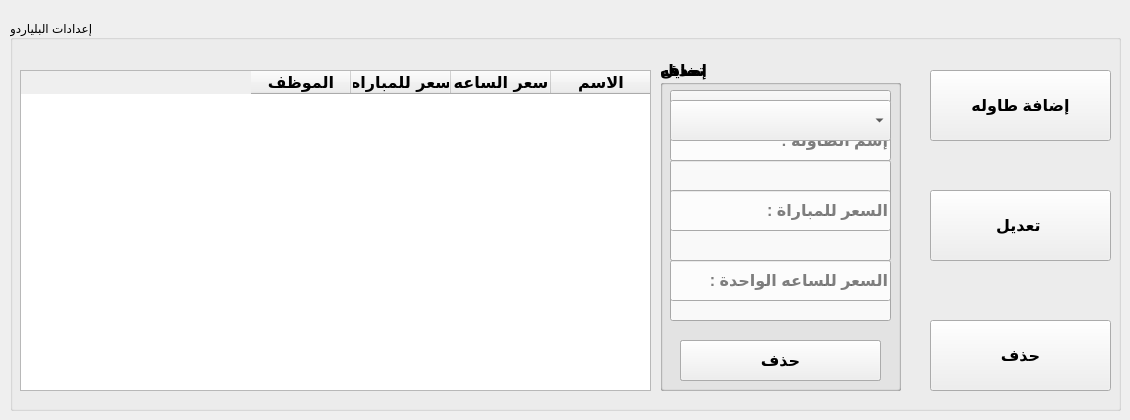
      <widget class="QWidget" name="tab_7">
       <attribute name="title">
        <string>إعدادات البلياردو</string>
       </attribute>
       <widget class="QGroupBox" name="groupBox_13">
        <property name="geometry">
         <rect>
          <x>10</x>
          <y>20</y>
          <width>1111</width>
          <height>391</height>
         </rect>
        </property>
        <property name="title">
         <string>إعدادات البلياردو</string>
        </property>
        <widget class="QPushButton" name="pushButton_12">
         <property name="geometry">
          <rect>
           <x>920</x>
           <y>300</y>
           <width>181</width>
           <height>71</height>
          </rect>
         </property>
         <property name="font">
          <font>
           <family>Segoe UI</family>
           <pointsize>12</pointsize>
           <weight>75</weight>
           <bold>true</bold>
          </font>
         </property>
         <property name="text">
          <string>حذف</string>
         </property>
        </widget>
        <widget class="QPushButton" name="pushButton_23">
         <property name="geometry">
          <rect>
           <x>920</x>
           <y>50</y>
           <width>181</width>
           <height>71</height>
          </rect>
         </property>
         <property name="font">
          <font>
           <family>Segoe UI</family>
           <pointsize>12</pointsize>
           <weight>75</weight>
           <bold>true</bold>
          </font>
         </property>
         <property name="text">
          <string>إضافة طاوله</string>
         </property>
        </widget>
        <widget class="QGroupBox" name="groupBox_14">
         <property name="geometry">
          <rect>
           <x>650</x>
           <y>40</y>
           <width>241</width>
           <height>331</height>
          </rect>
         </property>
         <property name="font">
          <font>
           <family>Segoe UI</family>
           <pointsize>12</pointsize>
           <weight>75</weight>
           <bold>true</bold>
          </font>
         </property>
         <property name="title">
          <string>تعديل</string>
         </property>
         <widget class="QLineEdit" name="lineEdit_27">
          <property name="geometry">
           <rect>
            <x>10</x>
            <y>100</y>
            <width>221</width>
            <height>41</height>
           </rect>
          </property>
          <property name="font">
           <font>
            <family>Segoe UI</family>
            <pointsize>12</pointsize>
            <weight>75</weight>
            <bold>true</bold>
           </font>
          </property>
          <property name="text">
           <string/>
          </property>
          <property name="placeholderText">
           <string/>
          </property>
         </widget>
         <widget class="QLineEdit" name="lineEdit_28">
          <property name="geometry">
           <rect>
            <x>10</x>
            <y>160</y>
            <width>221</width>
            <height>41</height>
           </rect>
          </property>
          <property name="font">
           <font>
            <family>Segoe UI</family>
            <pointsize>12</pointsize>
            <weight>75</weight>
            <bold>true</bold>
           </font>
          </property>
          <property name="text">
           <string/>
          </property>
          <property name="placeholderText">
           <string/>
          </property>
         </widget>
         <widget class="QLineEdit" name="lineEdit_29">
          <property name="geometry">
           <rect>
            <x>10</x>
            <y>220</y>
            <width>221</width>
            <height>41</height>
           </rect>
          </property>
          <property name="font">
           <font>
            <family>Segoe UI</family>
            <pointsize>12</pointsize>
            <weight>75</weight>
            <bold>true</bold>
           </font>
          </property>
          <property name="text">
           <string/>
          </property>
          <property name="readOnly">
           <bool>false</bool>
          </property>
          <property name="placeholderText">
           <string/>
          </property>
         </widget>
         <widget class="QPushButton" name="pushButton_24">
          <property name="geometry">
           <rect>
            <x>20</x>
            <y>280</y>
            <width>201</width>
            <height>41</height>
           </rect>
          </property>
          <property name="text">
           <string>تعديل</string>
          </property>
         </widget>
         <widget class="QComboBox" name="comboBox_10">
          <property name="geometry">
           <rect>
            <x>10</x>
            <y>30</y>
            <width>221</width>
            <height>41</height>
           </rect>
          </property>
         </widget>
        </widget>
        <widget class="QPushButton" name="pushButton_25">
         <property name="geometry">
          <rect>
           <x>920</x>
           <y>170</y>
           <width>181</width>
           <height>71</height>
          </rect>
         </property>
         <property name="font">
          <font>
           <family>Segoe UI</family>
           <pointsize>12</pointsize>
           <weight>75</weight>
           <bold>true</bold>
          </font>
         </property>
         <property name="text">
          <string>تعديل </string>
         </property>
        </widget>
        <widget class="QGroupBox" name="groupBox_15">
         <property name="geometry">
          <rect>
           <x>650</x>
           <y>40</y>
           <width>241</width>
           <height>331</height>
          </rect>
         </property>
         <property name="font">
          <font>
           <family>Segoe UI</family>
           <pointsize>12</pointsize>
           <weight>75</weight>
           <bold>true</bold>
          </font>
         </property>
         <property name="title">
          <string>إضافه</string>
         </property>
         <widget class="QLineEdit" name="lineEdit_31">
          <property name="geometry">
           <rect>
            <x>10</x>
            <y>60</y>
            <width>221</width>
            <height>41</height>
           </rect>
          </property>
          <property name="font">
           <font>
            <family>Segoe UI</family>
            <pointsize>12</pointsize>
            <weight>75</weight>
            <bold>true</bold>
           </font>
          </property>
          <property name="text">
           <string/>
          </property>
          <property name="placeholderText">
           <string>إسم الطاوله :</string>
          </property>
         </widget>
         <widget class="QLineEdit" name="lineEdit_32">
          <property name="geometry">
           <rect>
            <x>10</x>
            <y>130</y>
            <width>221</width>
            <height>41</height>
           </rect>
          </property>
          <property name="font">
           <font>
            <family>Segoe UI</family>
            <pointsize>12</pointsize>
            <weight>75</weight>
            <bold>true</bold>
           </font>
          </property>
          <property name="text">
           <string/>
          </property>
          <property name="placeholderText">
           <string>السعر للمباراة :</string>
          </property>
         </widget>
         <widget class="QLineEdit" name="lineEdit_33">
          <property name="geometry">
           <rect>
            <x>10</x>
            <y>200</y>
            <width>221</width>
            <height>41</height>
           </rect>
          </property>
          <property name="font">
           <font>
            <family>Segoe UI</family>
            <pointsize>12</pointsize>
            <weight>75</weight>
            <bold>true</bold>
           </font>
          </property>
          <property name="text">
           <string/>
          </property>
          <property name="placeholderText">
           <string>السعر للساعه الواحدة :</string>
          </property>
         </widget>
         <widget class="QPushButton" name="pushButton_26">
          <property name="geometry">
           <rect>
            <x>20</x>
            <y>280</y>
            <width>201</width>
            <height>41</height>
           </rect>
          </property>
          <property name="text">
           <string>إضافه</string>
          </property>
         </widget>
        </widget>
        <widget class="QGroupBox" name="groupBox_16">
         <property name="geometry">
          <rect>
           <x>650</x>
           <y>40</y>
           <width>241</width>
           <height>331</height>
          </rect>
         </property>
         <property name="font">
          <font>
           <family>Segoe UI</family>
           <pointsize>12</pointsize>
           <weight>75</weight>
           <bold>true</bold>
          </font>
         </property>
         <property name="title">
          <string>حذف</string>
         </property>
         <widget class="QPushButton" name="pushButton_27">
          <property name="geometry">
           <rect>
            <x>20</x>
            <y>280</y>
            <width>201</width>
            <height>41</height>
           </rect>
          </property>
          <property name="text">
           <string>حذف</string>
          </property>
         </widget>
         <widget class="QComboBox" name="comboBox_11">
          <property name="geometry">
           <rect>
            <x>10</x>
            <y>40</y>
            <width>221</width>
            <height>41</height>
           </rect>
          </property>
         </widget>
        </widget>
        <widget class="QTableWidget" name="widget_stt_2">
         <property name="geometry">
          <rect>
           <x>10</x>
           <y>50</y>
           <width>631</width>
           <height>321</height>
          </rect>
         </property>
         <property name="font">
          <font>
           <family>Omnes Arabic</family>
           <pointsize>12</pointsize>
           <weight>75</weight>
           <bold>true</bold>
          </font>
         </property>
         <property name="layoutDirection">
          <enum>Qt::RightToLeft</enum>
         </property>
         <property name="styleSheet">
          <string notr="true"/>
         </property>
         <column>
          <property name="text">
           <string>الاسم</string>
          </property>
         </column>
         <column>
          <property name="text">
           <string>سعر الساعه</string>
          </property>
         </column>
         <column>
          <property name="text">
           <string>سعر للمباراه</string>
          </property>
         </column>
         <column>
          <property name="text">
           <string>الموظف</string>
          </property>
         </column>
        </widget>
       </widget>
      </widget>
